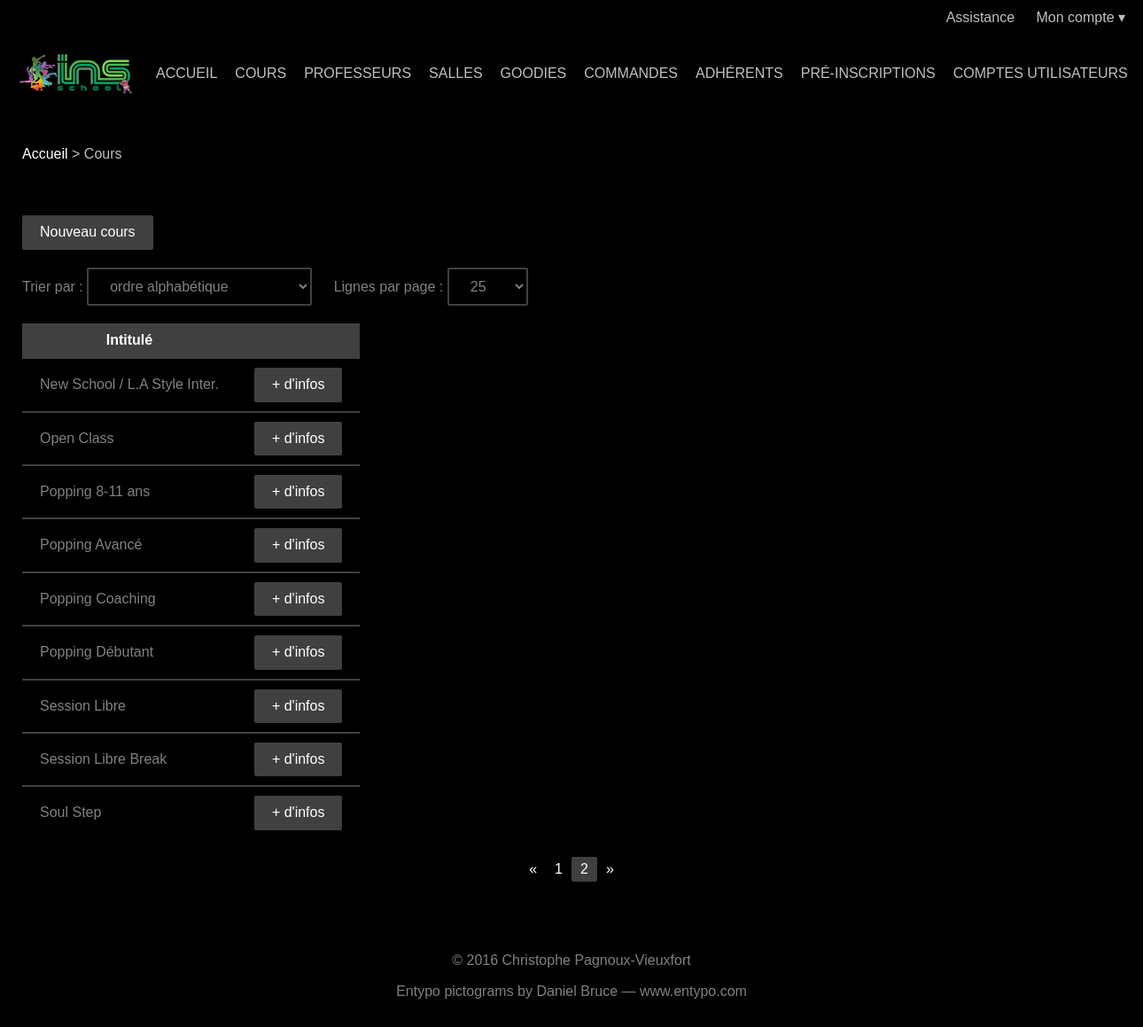
The app's page /overview.php?table=lesson&page=2 (signed in) with its own data.
### tables this page shows
CREATE TABLE `lesson` (
  `lesson_id` tinyint(3) UNSIGNED NOT NULL,
  `title` varchar(50) NOT NULL,
  `teacher_id` tinyint(3) UNSIGNED DEFAULT NULL,
  `day` enum('MONDAY','TUESDAY','WEDNESDAY','THURSDAY','FRIDAY') DEFAULT NULL,
  `start_time` time DEFAULT NULL,
  `end_time` time DEFAULT NULL,
  `room_id` tinyint(3) UNSIGNED DEFAULT NULL,
  `costume` tinytext
);

### views/table_lesson.html.php (the view, shortened to what this page needs)
<ol class="breadcrumb">
  <li><?php link_home() ?></li>
  <li>Cours</li>
</ol>
<div class="container">
  <ul class="action-links">
    <li><?php link_add_entity($table) ?></li>
  </ul>
  <?php if (mysqli_num_rows($result) != 0): ?>
    <table>
      <tr>
        <th>Intitulé</th>
        <th></th>
      </tr>
      <?php while ($row = mysqli_fetch_assoc($result)): ?>
        <?php $row = html_encode_strings($row) ?>
        <tr>
          <td><?php echo $row['title'] ?></td>
          <td><?php link_entity('lesson', $row['lesson_id']) ?></td>
        </tr>
      <?php endwhile ?>
    </table>
    <?php table_pagination($table, $page) ?>
  <?php else: ?>
    <p>Aucun cours</p>
  <?php endif ?>
</div>

### src/util.php (shortened to what this page needs)
<?php
require_once 'src/table.php';
function link_home()
{
	echo '<a href="index.php">Accueil</a>';
}
function link_table($table)
{
	$label = '';
	switch ($table) {
	case 'goody':
		$label = 'Goodies';
		break;
	case 'lesson':
		$label = 'Cours';
		break;
	case 'member':
		$label = 'Adhérents';
		break;
	case 'order':
		$label = 'Commandes';
		break;
	case 'pre_registration':
		$label = 'Pré-inscriptions';
		break;
	case 'room':
		$label = 'Salles';
		break;
	case 'teacher':
		$label = 'Professeurs';
		break;
	case 'user':
		$label = 'Comptes utilisateurs';
		break;
	}
	echo '<a href="overview.php?table=' . $table . '">' . $label . '</a>';
}
function link_previous($table, $page)
{
	if ($page == 1)
		echo '<a href="overview.php?table=' . $table . '">&laquo;</a>';
	else
		echo '<a href="overview.php?table=' . $table . '&amp;page=' .
		     $page . '">&laquo;</a>';
}
function link_page($table, $page)
{
	if ($page == 1)
		echo '<a href="overview.php?table=' . $table . '">' . $page .
		     '</a>';
	else
		echo '<a href="overview.php?table=' . $table . '&amp;page=' .
		     $page . '">' . $page . '</a>';
}
function link_entity($table, $id, $label = null)
{
	if (isset($label))
		echo '<a href="entity.php?table=' . $table . '&amp;id=' . $id .
		     '">' . $label . '</a>';
	else
		echo '<a class="button" href="entity.php?table=' . $table .
		     '&amp;id=' . $id . '">+ d\'infos</a>';
}
function link_add_entity($table, $id = null)
{
	$label = '';
	switch ($table) {
	case 'lesson':
		$label = 'Nouveau cours';
		break;
	}
	if (isset($id))
		echo '<a class="button" href="entity.php?action=add&amp;' .
		     'table=' . $table . '&amp;id=' . $id . '">' . $label .
		     '</a>';
	else
		echo '<a class="button" href="entity.php?action=add&amp;' .
		     'table=' . $table . '">' . $label . '</a>';
}
function link_send_ticket()
{
	echo '<a href="send_ticket.php">Assistance</a>';
}
function html_encode_strings($array)
{
	return $array;
}

### public/css/main.css (style rules this page uses)
body { background-attachment: fixed; background-color: #000000; background-image: url('../img/background.jpg'); background-position: center top; color: #808080; }
a { color: #ffffff; text-decoration: none; }
input[type=submit], .button { background-color: #404040; border: none; border-radius: 2px; color: #ffffff; display: inline-block; }
input[type=submit], .button { padding: 10px 20px; }
table { border-collapse: collapse; }
th, td { border-bottom: 2px solid #404040; padding: 10px 20px; }
th { background-color: #404040; color: #ffffff; }
tr:last-child td { border-bottom: none; }
.dropdown-menu, .navbar ul, .breadcrumb, .pagination ul, .action-links { margin: 0; padding: 0; }
.navbar, .breadcrumb, .container, .super-container, .footer-container { box-sizing: border-box; margin: auto; width: 1280px; }
.navbar li a { display: inline-block; float: left; padding: 0 10px; }
.utility-bar a, .dropdown-toggle, .navbar li a { color: #c0c0c0; }
.breadcrumb { color: #c0c0c0; margin-bottom: 20px; padding: 0 20px; }
.breadcrumb li { display: inline; }
.breadcrumb li::before { content: '> '; }
.breadcrumb li:first-child::before { content: none; }
.container { background-color: #000000; margin-bottom: 20px; padding: 20px; }
.pagination li a, .pagination li .active, .pagination li .disabled { border-radius: 2px; color: #ffffff; display: inline-block; float: left; padding: 5px 10px; }
.action-links { margin-bottom: 20px; margin-top: 20px; }
.action-links li { display: inline; }

### public/css/footer.css (style rules this page uses)
html { min-height: 100%; position: relative; }
body { margin-bottom: 140px; }

### records on screen
lesson: title "New School / L.A Style Inter."
lesson: title "Open Class"
lesson: title "Popping 8-11 ans"
lesson: title "Popping Avancé"
lesson: title "Popping Coaching"
lesson: title "Popping Débutant"
lesson: title "Session Libre"
lesson: title "Session Libre Break"
lesson: title "Soul Step"

### other values on screen
$label "COURS PROFESSEURS SALLES GOODIES COMMANDES ADHÉRENTS PRÉ-INSCRIPTIONS COMPTES UTILISATEURS"
$label "Nouveau cours"
$page "1"
$page "2"
